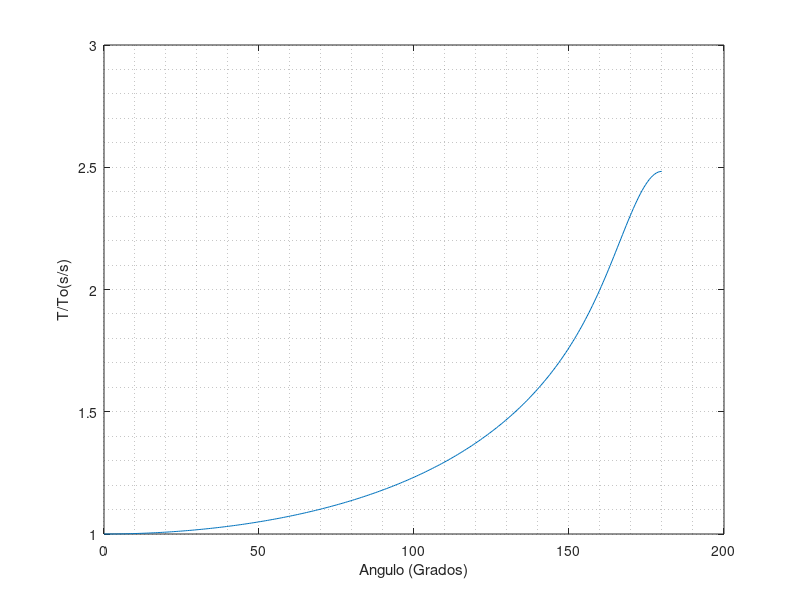

Reproduce this figure in MATLAB.

clc 
close all
%pi=3.14159265359;

j=0;

for i=0:0.01:pi
  
j=j+1;
suma = zeros (1,85);
  for k=0:85
    num=factorial(2*k);
    den=factorial(k);
    elev=2*k;
    
    suma(1,k+1)=(num/(2.^(elev)*den.^2)).^(2)*sin(i/2).^(elev);
    
    
  end
  
  S=sum(suma);
  f(1,j)=S;
  r(1,j)=i*180/pi;
  
end

plot(r(1,:),f(1,:))
grid minor 
xlabel('Angulo (Grados)') 
ylabel('T/To(s/s)')
